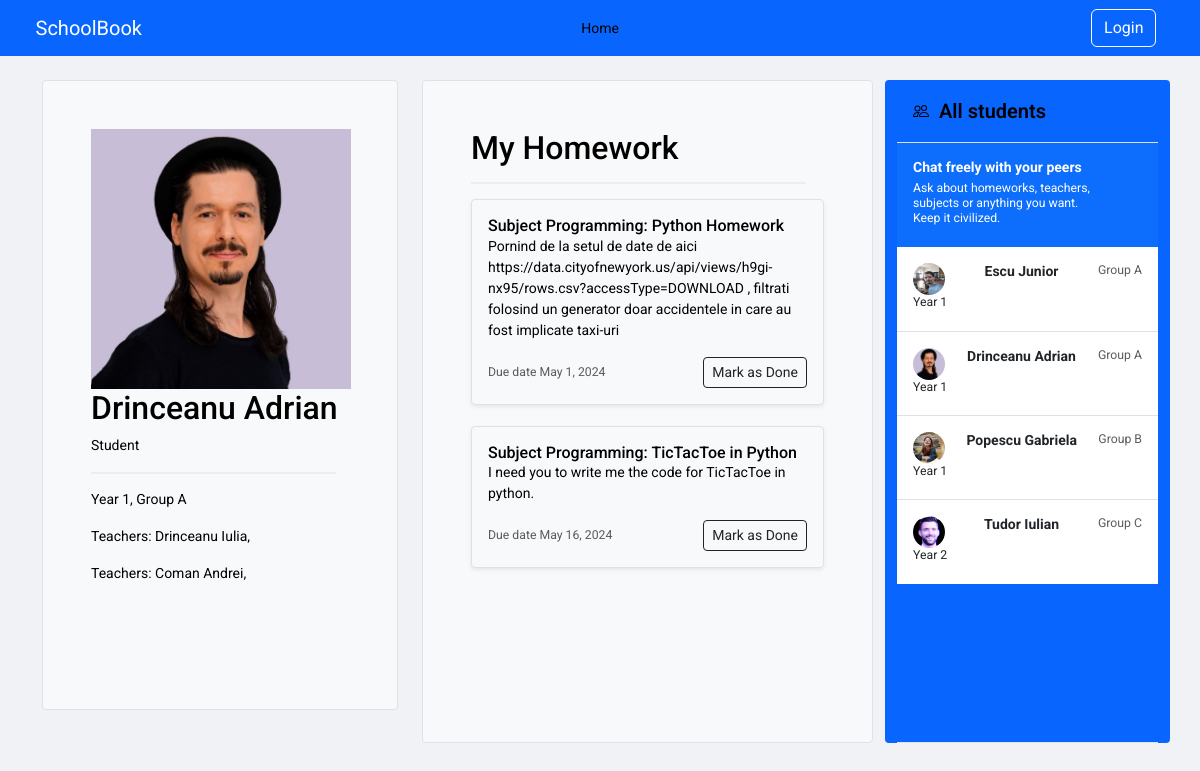
/student/drinceanu_adrian/homework/, run on an earlier commit of the app's database.
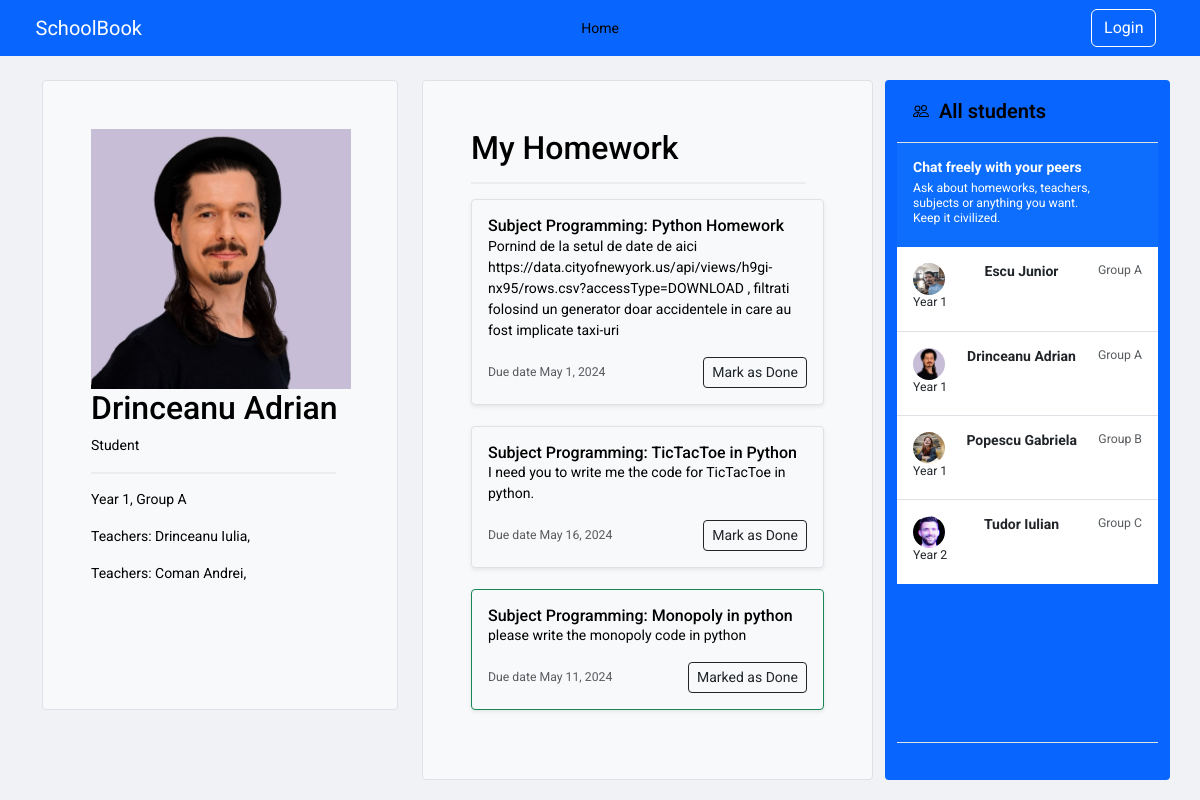
And on a later commit of the database.
### core/models.py (models this page shows, shortened)
class Student(models.Model):
    user = models.OneToOneField(User, on_delete=models.CASCADE, null=True)
    first_name = models.CharField(max_length=150, null=True)
    last_name = models.CharField(max_length=150, null=True)
    group = models.ForeignKey(Group, on_delete=models.SET_NULL, null=True, blank=True)
    phone = models.CharField(max_length=150,null=True)
    parents = models.ManyToManyField(Parent, related_name='children')
    teachers = models.ManyToManyField(Teacher, related_name='pupils')
    year = models.ForeignKey(Year, on_delete=models.CASCADE, related_name='students')
    year_group = models.ForeignKey(YearGroup, on_delete=models.CASCADE, related_name='students')
    subjects = models.ManyToManyField('Subject', related_name='students')
    profile_pic = models.ImageField(upload_to='static/images',null=True, blank=True)

class Year(models.Model):
    year = models.IntegerField(default=1)
    teachers = models.ManyToManyField(Teacher)
    def __str__(self) -> str:
        return f"Year {self.year}"

class YearGroup(models.Model):
    name = models.CharField(max_length=200)
    def __str__(self) -> str:
        return f"Group {self.name}"

class Teacher(models.Model):
    name = models.CharField(max_length=150)
    subjects = models.ManyToManyField('Subject', related_name='teachers')
    phone = models.CharField(max_length=150, null=True)
    group = models.ForeignKey(Group, on_delete=models.SET_NULL, null=True, blank=True)
    user = models.OneToOneField(User, on_delete=models.CASCADE, null=True)
    profile_pic = models.ImageField(upload_to='static/images' ,null=True, blank=True)

class Homework(models.Model):
    title = models.CharField(max_length=200)
    description = models.TextField()
    due_date = models.DateField()
    subject = models.ForeignKey(Subject, on_delete=models.CASCADE)
    students = models.ManyToManyField(Student, related_name='homeworks')
    is_done = models.BooleanField(default=False)

class Subject(models.Model):
    name = models.CharField(max_length=200)
    def __str__(self) -> str:
        return f"Subject {self.name}"

### core/views.py (the view)
# urls.py: path('student/<str:username>/homework/', views.student_profile_homework, name='student_profile_homework'),
def student_profile_homework(request, username):
    student = get_object_or_404(Student,  user__username=username)
    all_students = Student.objects.all()
    year = student.year
    year_group = student.year_group
    homeworks = student.homeworks.all()
    teachers = student.teachers.all()
    return render(request, 'student_homework.html', {'student': student, 'all_students': all_students, \
                                            'year': year, 'year_group': year_group, 'homeworks': homeworks, \
                                            'teachers': teachers})

### core/templatetags/group_check.py (called while the page is built)
@register.filter(name="in_group")
def in_group(user, group_name):
    return user.groups.filter(name=group_name).exists()

### core/templates/student_homework.html (shortened to what this page needs)
{% extends 'base.html' %}
{% load static %}
{% block content %}
<main>
  <div class="container py-4">
    <div class="row  ">
      <div class="col-md-4" style="height: 630px;  position: sticky; top: 50px;" >
        <div class="h-100 p-5 text-bg-light rounded-1 border">
          <img style='width:260px; height:auto;' src="{{ student.profile_pic.url }}" class="card-img-top" alt="{{ student.first_name }} {{ student.last_name }}">
          <h2>{{ student.first_name }} {{ student.last_name }}</h2>
          <p>Student</p>
          <hr class="styled-hr">
          <p>{{ year }}, {{ year_group }}</p>
          {% for teacher in student.teachers.all %}
            <p>Teachers: {{teacher.name}}, </p>
          {% endfor %}
        </div>
      </div>
      <div class="col-md-5">
        <div class="h-100 p-5  text-bg-light border rounded-1" >
          <h2>My Homework</h2>
                  <hr class="styled-hr">
                {% for homework in homeworks %}
                <div class="col ">
                  <div class="card shadow-sm text-bg-light border rounded-1 {% if homework.is_done %}border-success{% endif %}">
                    <div class="card-body">
                      <h6 class="mb-0">{{ homework.subject }}: {{ homework.title }}</h6>
                      <p class="card-text">{{ homework.description }}</p>
                      <div class="d-flex justify-content-between align-items-center">
                        <small class="text-body-secondary">Due date {{ homework.due_date }}</small>
                        <small class="text-body-secondary">
                          <form method="post" action="{% url 'homework_done' homework.id %}">
                            <button class="btn btn-outline-dark btn-sm rounded-1" type="submit">
                              {% if homework.is_done %}
                                Marked as Done
                              {% else %}
                                Mark as Done
                              {% endif %}
                            </button>
                          </form>
                        </small>
                      </div>
                    </div>
                  </div>
                </div>
                <br />
                {% endfor %}
        </div>
      </div>
    <div class="col-md-3 d-flex flex-column align-items-stretch flex-shrink-0 bg-body-tertiary rounded-1">
      <a href=# class="d-flex align-items-center flex-shrink-0 p-3 link-body-emphasis text-decoration-none border-bottom">
        <span class="fs-5 fw-semibold"> &nbsp; All students</span>
      </a>
      <div class="list-group list-group-flush border-bottom scrollarea">
        <a href="#" class="list-group-item list-group-item-action active py-3 lh-sm" aria-current="true">
          <div class="d-flex w-100 align-items-center justify-content-between">
            <strong class="mb-1">Chat freely with your peers</strong>
          </div>
          <div class="col-10 mb-1 small">Ask about homeworks, teachers, subjects or anything you want. Keep it civilized.</div>
        </a>
        {% for student in all_students %}
          <a href="{% url 'student_student_profile' username=student.user.username %}" class="list-group-item list-group-item-action py-3 lh-sm">
            <div class="d-flex w-100 justify-content-between">
              <img src="{{ student.profile_pic.url }}"  width="32" height="32" class="rounded-circle flex-shrink-0">
              <strong class="mb-1">{{ student.first_name }} {{ student.last_name }}</strong>
              <small class="text-body-secondary">{{ student.year_group }}</small>
            </div>
            <div class="col-10 mb-1 small">{{ student.year }}</div>
          </a>
        {% endfor %}
      </div>
    </div>
</div>
</main>
{% endblock %}

### core/templates/base.html (shortened to what this page needs)
{% load static %}
<!DOCTYPE html>
<html lang="en">
<head>
    <link rel="stylesheet" href="https://cdn.jsdelivr.net/npm/@docsearch/css@3">
    <link rel="stylesheet" href="https://cdn.jsdelivr.net/npm/bootstrap-icons@1.3.0/font/bootstrap-icons.css">
    <link rel="stylesheet" href="https://cdn.jsdelivr.net/npm/@docsearch/css@3">
    <link href="{% static 'bootstrap/css/bootstrap.min.css' %}" rel="stylesheet">
    <link href="{% static 'css/headers.css' %}" rel="stylesheet">
    <link href="{% static 'css/sign-in.css' %}" rel="stylesheet">
    <link rel="stylesheet" href="{% static 'css/custom.css' %}">  <link rel="preconnect" href="https://fonts.googleapis.com">
    <link href="{% static 'css/sidebars.css' %}" rel="stylesheet">
    <link href="{% static 'css/features.css' %}" rel="stylesheet">
    <link href="{% static 'css/carousel.css' %}" rel="stylesheet">
</head>
<body>
    {% include 'navbar.html' %}
        {% block content %}
        {% endblock %}
</body>
</html>

### core/templates/navbar.html (shortened to what this page needs)
{% load static %}
{% load group_check %}
<nav class="navbar navbar-expand-lg bg-body-tertiary" aria-label="Thirteenth navbar example">
  <div class="container-fluid">
      <a class="navbar-brand col-lg-3 me-0" style="padding-left:2%;" href="{% url 'home' %}">SchoolBook</a>
      <ul class="navbar-nav col-lg-6 justify-content-lg-center">
        <li class="nav-item"><a class="nav-link active" aria-current="page" href="{% url 'home' %}">Home</a></li>
      </ul>
      <div class="d-lg-flex col-lg-3 justify-content-lg-end" style="padding-right:2%;">
        {% if request.user.is_authenticated %}
          <span class="hello-msg d-flex align-items-center justify-content-center">Hello, {{request.user}}  &nbsp;&nbsp; </span><a href="{% url 'logout' %}" class="btn btn-outline-primary me-2">Logout</a>
        {% else %}
          <a href="{% url 'login' %}" class="btn btn-outline-primary me-2">Login</a>
        {% endif %}
      </div>
    </div>
</nav>

### school_manager/static/css/sign-in.css (style rules this page uses)
html, body { height: 100%; }

### school_manager/static/css/custom.css (style rules this page uses)
.styled-hr { border: 1px solid #ccc; margin: 15px 0; width: 95% !important; background-color: #eee; text-align: right; }
body { font-size: 14px; line-height: 1.5; }
body { background-color: #f0f2f5; font-family: 'Roboto', Arial, sans-serif; }
.navbar { background-color: #0866ff; }
.nav-link, .navbar-brand { color: #ffffff; }
.card { box-shadow: 0 2px 4px rgba(0, 0, 0, 0.1); }
.bg-body-tertiary { background-color: #0866ff !important; }
.btn-outline-primary { background-color: #0866ff; border-color: #fff; color: #fff; }
hr { border-top-color: #dadde1; }
.bi { vertical-align: -.125em; fill: currentColor; }

### school_manager/static/css/sidebars.css (style rules this page uses)
.scrollarea { overflow-y: auto !important; height: 600px; }

What changed in the data, as far as the page shows it:
added Homework: subject "Subject Programming", title "Monopoly in python", description "please write the monopoly code in python", due_date "May 11, 2024", is_done "Marked as Done"
